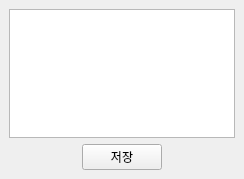
<?xml version="1.0" encoding="UTF-8"?>
<ui version="4.0">
 <class>MainWindow</class>
 <widget class="QMainWindow" name="MainWindow">
  <property name="geometry">
   <rect>
    <x>0</x>
    <y>0</y>
    <width>244</width>
    <height>179</height>
   </rect>
  </property>
  <property name="windowTitle">
   <string>MainWindow</string>
  </property>
  <widget class="QWidget" name="centralwidget">
   <layout class="QVBoxLayout" name="verticalLayout">
    <item>
     <widget class="QTextEdit" name="textEdit"/>
    </item>
    <item>
     <layout class="QHBoxLayout" name="horizontalLayout">
      <item>
       <spacer name="horizontalSpacer">
        <property name="orientation">
         <enum>Qt::Horizontal</enum>
        </property>
        <property name="sizeHint" stdset="0">
         <size>
          <width>40</width>
          <height>20</height>
         </size>
        </property>
       </spacer>
      </item>
      <item>
       <widget class="QPushButton" name="pushButton">
        <property name="text">
         <string>저장</string>
        </property>
       </widget>
      </item>
      <item>
       <spacer name="horizontalSpacer_2">
        <property name="orientation">
         <enum>Qt::Horizontal</enum>
        </property>
        <property name="sizeHint" stdset="0">
         <size>
          <width>40</width>
          <height>20</height>
         </size>
        </property>
       </spacer>
      </item>
     </layout>
    </item>
   </layout>
  </widget>
 </widget>
 <resources/>
 <connections/>
</ui>
